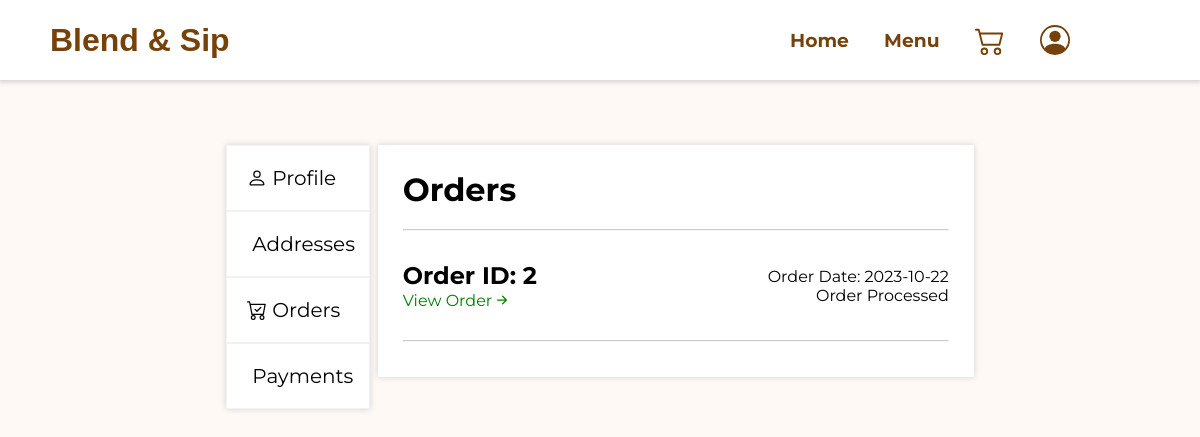
The app's page /mainpage/orders.php (signed in), older data.
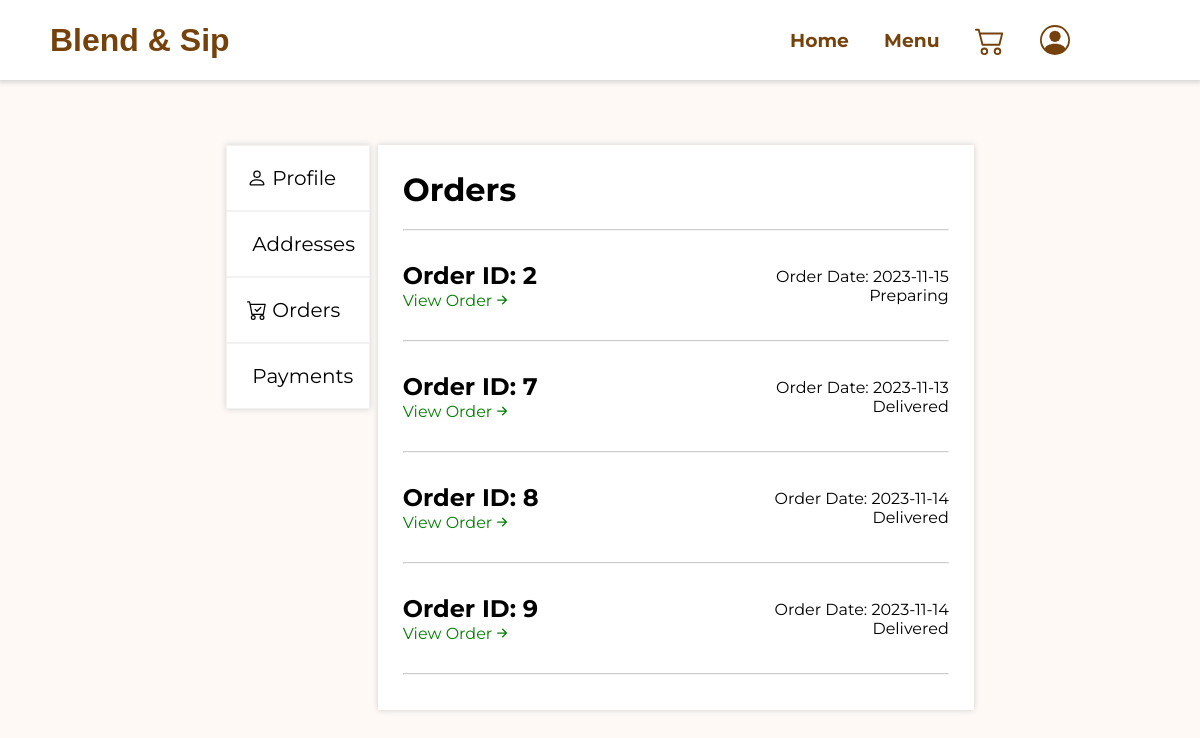
The same page, newer data.
### tables this page shows
CREATE TABLE `orders` (
  `orderID` int(11) NOT NULL AUTO_INCREMENT,
  `orderDate` date NOT NULL,
  `status` varchar(100) NOT NULL,
  `userID` int(11) NOT NULL,
  `deliveryAddressID` int(11) NOT NULL,
  PRIMARY KEY (`orderID`),
  KEY `userID` (`userID`),
  KEY `deliveryAddressID` (`deliveryAddressID`),
  CONSTRAINT `orders_ibfk_1` FOREIGN KEY (`userID`) REFERENCES `users` (`userID`) ON DELETE CASCADE ON UPDATE CASCADE,
  CONSTRAINT `orders_ibfk_2` FOREIGN KEY (`deliveryAddressID`) REFERENCES `delivery_addresses` (`deliveryAddressID`) ON DELETE CASCADE ON UPDATE CASCADE
);

### mainpage/orders.php (the view, shortened to what this page needs)
<?php
    require('../db_conn.php');
    $id = $_SESSION['id'];
    $getOrdersSQL = "SELECT * FROM orders WHERE userID = '$id'";
    $orders = mysqli_query($conn, $getOrdersSQL);
?>
<!DOCTYPE html>
<html lang="en">
<head>
    <link rel="stylesheet" href="mainpage.css">
</head>
<body>
    <div class="wrapper">
        <?php include('../templates/navbar.php'); ?>
        <div class="orders-container">
            <div class="orders">
                <div class="sidebar-container">
                    <?php include('../templates/sidebar.php'); ?>
                </div>
                <div class="personal-orders-container">
                    <div class="orders-title">
                        <h1>Orders</h1>
                    </div>
                    <hr class="orders-line">
                    <div class="orders-list">
                        <?php foreach($orders as $order): ?>
                        <div>
                            <div class="order">
                                <div class="order-details">
                                    <h2>Order ID: <?php echo $order['orderID'] ?></h2>
                                    <form action="vieworder.php" method="POST">
                                        <button type="submit" name="view-order-button" id="view-order">
                                            View Order
                                            <svg xmlns="http://www.w3.org/2000/svg" class="bi bi-arrow-right-short" viewBox="0 0 16 16">
                                                <path fill-rule="evenodd" d="M4 8a.5.5 0 0 1 .5-.5h5.793L8.146 5.354a.5.5 0 1 1 .708-.708l3 3a.5.5 0 0 1 0 .708l-3 3a.5.5 0 0 1-.708-.708L10.293 8.5H4.5A.5.5 0 0 1 4 8z"/>
                                            </svg>
                                        </button>
                                    </form>
                                </div>
                                <div class="order-status">
                                    <p>Order Date: <?php echo $order['orderDate'] ?></p>
                                    <p><?php echo $order['status'] ?></p>
                                </div>
                            </div>
                            <hr class="orders-line">
                        </div>
                        <?php endforeach; ?>
                    </div>
                </div>
            </div>
        </div>
    </div>
</body>
</html>

Row changes from the older to the newer data that the page shows:
changed orders id 2: orderDate "2023-10-22" → "2023-11-15"; status "Order Processed" → "Preparing"
added orders: orderID "7", orderDate "2023-11-13", status "Delivered"
added orders: orderID "8", orderDate "2023-11-14", status "Delivered"
added orders: orderID "9", orderDate "2023-11-14", status "Delivered"
